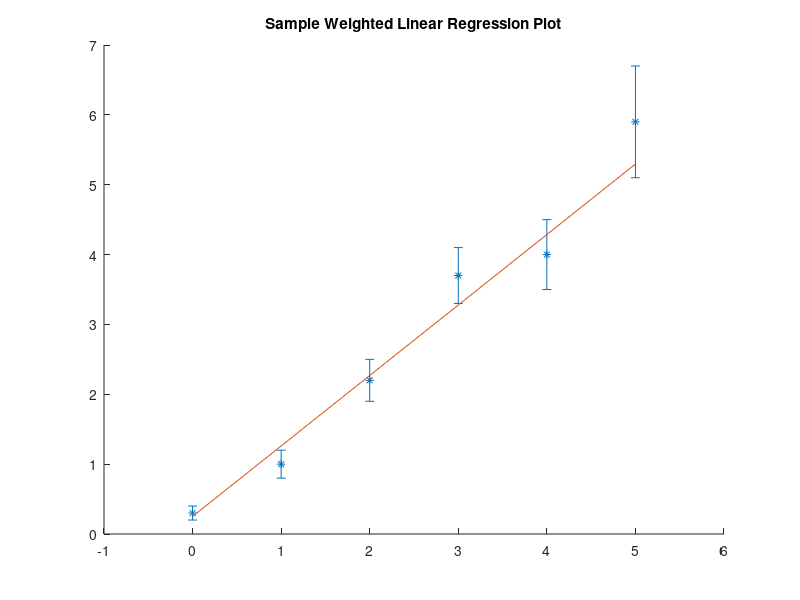

Write the MATLAB code that produced this figure.
function week1main
x=0:1:5;
y=[0.3,1,2.2,3.7,4,5.9];
dy=[0.1,0.2,0.3,0.4,0.5,0.8];
hold on;
errorbar(x,y,dy,'*');
z=calcvalues(x,y,dy);
A=z(1)
B=z(2)
dA=z(3)
dB=z(4)
plot(x, B*x+A)
title('Sample Weighted Linear Regression Plot');
hold off;
end

function z=calcvalues(x,y,dy)

w=dy.^(-2);
sumw=sumelements(w);
sumwx=sumelements(w.*x);
sumwy=sumelements(w.*y);
sumwxy=sumelements(w.*x.*y);
sumwxx=sumelements(w.*x.*x);

D=sumw*sumwxx-(sumwx)^2;
A=(sumwxx*sumwy-sumwx*sumwxy)/D;
B=(sumw*sumwxy-sumwx*sumwy)/D;
dA=(sumwxx/D)^(0.5);
dB=(sumw/D)^(0.5);

z(1)=A;
z(2)=B;
z(3)=dA;
z(4)=dB;

end


function y=sumelements(x)
sum=0;
for i=1:1:length(x)
    sum=sum+x(i); 
end
y=sum;
end